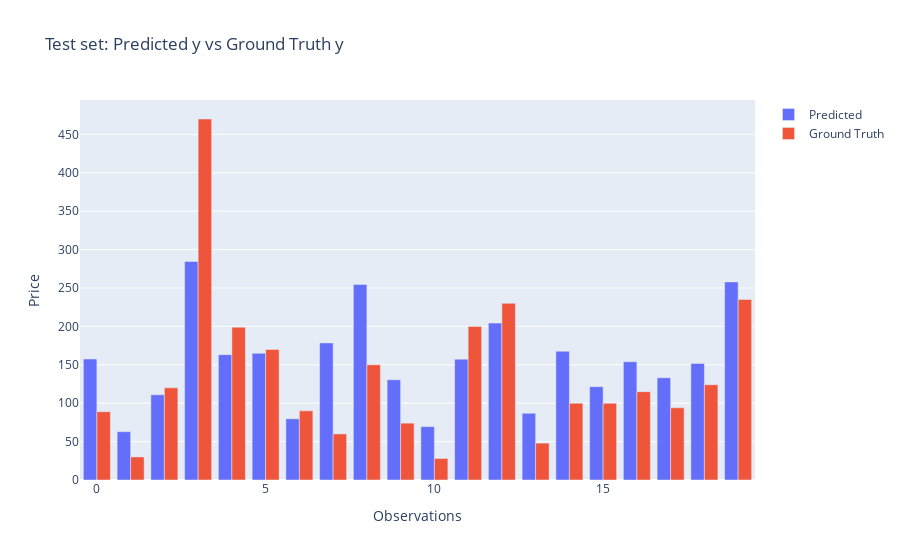

The notebook cell saved with this chart:
### Code cell
bar_plot_error(xgb_reg, "XGBRegressor", y_test, y_pred_xgb)

### Figure 1 — Plotly figure (JSON) as saved in the notebook; plotly's stock layout.template omitted (floating-point values rounded to 4 significant figures)
{"data": [{"name": "Predicted", "type": "bar", "x": [0, 1, 2, 3, 4, 5, 6, 7, 8, 9, 10, 11, 12, 13, 14, 15, 16, 17, 18, 19], "y": [157.6, 62.87, 110.9, 284.4, 163.2, 165.0, 79.66, 178.5, 254.6, 130.5, 69.46, 157.4, 204.3, 86.88, 167.6, 121.5, 153.9, 133.1, 151.8, 257.9]}, {"name": "Ground Truth", "type": "bar", "x": [0, 1, 2, 3, 4, 5, 6, 7, 8, 9, 10, 11, 12, 13, 14, 15, 16, 17, 18, 19], "y": [89, 30, 120, 470, 199, 170, 90, 60, 150, 74, 28, 200, 230, 48, 100, 100, 115, 94, 124, 235]}], "layout": {"barmode": "group", "title": {"text": "Test set: Predicted y vs Ground Truth y"}, "xaxis": {"title": {"text": "Observations"}}, "yaxis": {"title": {"text": "Price"}}}}
